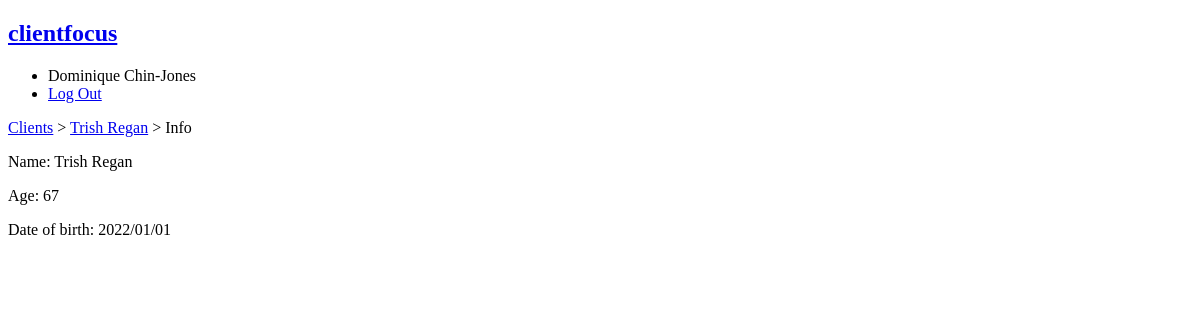
The app's page /client/1/info (signed in), older data.
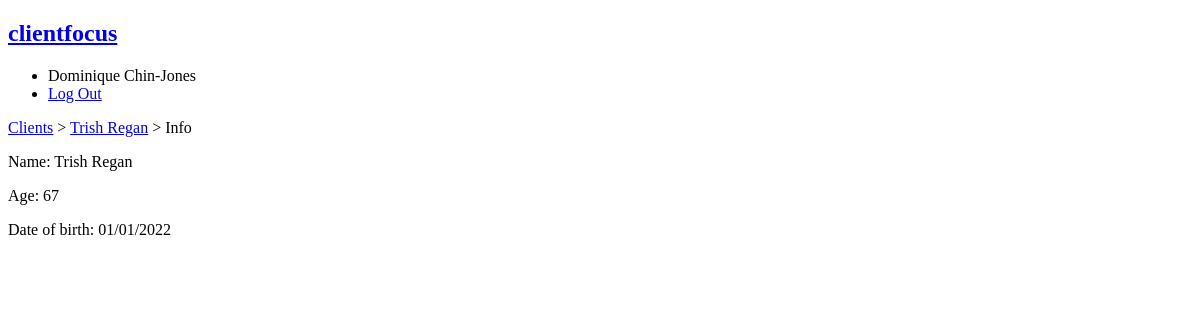
The same page, newer data.
### tables this page shows
CREATE TABLE user (
    id INTEGER PRIMARY KEY AUTOINCREMENT,
    username TEXT UNIQUE NOT NULL,
    password TEXT NOT NULL,
    first_name TEXT NOT NULL,
    last_name TEXT NOT NULL,
    email TEXT NOT NULL
);

CREATE TABLE client (
    id INTEGER PRIMARY KEY AUTOINCREMENT,
    trainer_id INTEGER NOT NULL,
    name TEXT NOT NULL,
    age INTEGER NOT NULL,
    date_of_birth TEXT NOT NULL,
    goals TEXT,
    notes TEXT,
    FOREIGN KEY (trainer_id) REFERENCES user (id)
        ON DELETE CASCADE
);

### clientfocus_app/client.py (the view)
@bp.route('<int:id>/info')
@login_required
def info(id):
    client = get_client(id)
    return render_template('client/info.html', client=client)

### clientfocus_app/auth.py (called while the page is built)
@bp.before_app_request
def load_logged_in_user():
    user_id = session.get('user_id')
    if user_id is None:
        g.user = None
    else:
        g.user = get_database().execute(
            'SELECT * FROM user WHERE id = ?', (user_id,)
        ).fetchone()

def login_required(view_function):
    @functools.wraps(view_function)
    def view_function_wrapper(**kwargs):
        if g.user is None:
            return redirect(url_for('auth.login'))
        return view_function(**kwargs)
    return view_function_wrapper

### clientfocus_app/client.py (called while the page is built)
def get_client(id,):
    client = get_database().execute(
        """SELECT id, name, age, date_of_birth, goals, notes
        FROM client
        WHERE id = ?""",
        (id,)
    ).fetchone()
    if client is None:
        abort(404, f'Sorry, that client does not exist!')
    return client

### clientfocus_app/db.py (called while the page is built)
def get_database():
    if 'database' not in g:
        g.database = sqlite3.connect(
            current_app.config['DATABASE'],
            detect_types=sqlite3.PARSE_DECLTYPES
        )
        g.database.row_factory = sqlite3.Row
    return g.database

def close_database(e=None):
    database = g.pop('database', None)
    if database is not None:
        database.close()

### clientfocus_app/templates/client/info.html (shortened to what this page needs)
{% extends 'base.html' %}
{% block header %}
    <a href="{{ url_for('trainer.index') }}">Clients</a>
     > <a href="{{ url_for('client.index', id=client['id']) }}">{{ client['name'] }}</a>
     > Info
{% endblock %}
{% block content %}
    <p>Name: {{ client['name'] }}</p>
    <p>Age: {{ client['age'] }}</p>
    <p>Date of birth: {{ client['date_of_birth'] }}</p>
{% endblock %}

### clientfocus_app/templates/base.html (shortened to what this page needs)
<!DOCTYPE html>
<html lang="en">
<head>
    <link rel="stylesheet" href="{{ url_for('static', filename='style.css') }}">
</head>
<nav>
    <h1><a href="{{ url_for('trainer.index') }}">clientfocus</a></h1>
    <ul>
    {% if g.user %}
        <li><span>{{ g.user['first_name'] }} {{g.user['last_name'] }}</span></li>
        <li><a href="{{ url_for('auth.logout') }}">Log Out</a></li>
    {% else %}
        <li><a href="{{ url_for('auth.register') }}">Register</a></li>
        <li><a href="{{ url_for('auth.login') }}">Log In</a></li>
    {% endif %}
    </ul>
</nav>
<body>
    <header>
        {% block header %}{% endblock %}
    </header>
    {% block content %}{% endblock %}
</body>
</html>

Row changes from the older to the newer data that the page shows:
changed client "Trish Regan": date_of_birth "2022/01/01" → "01/01/2022"
